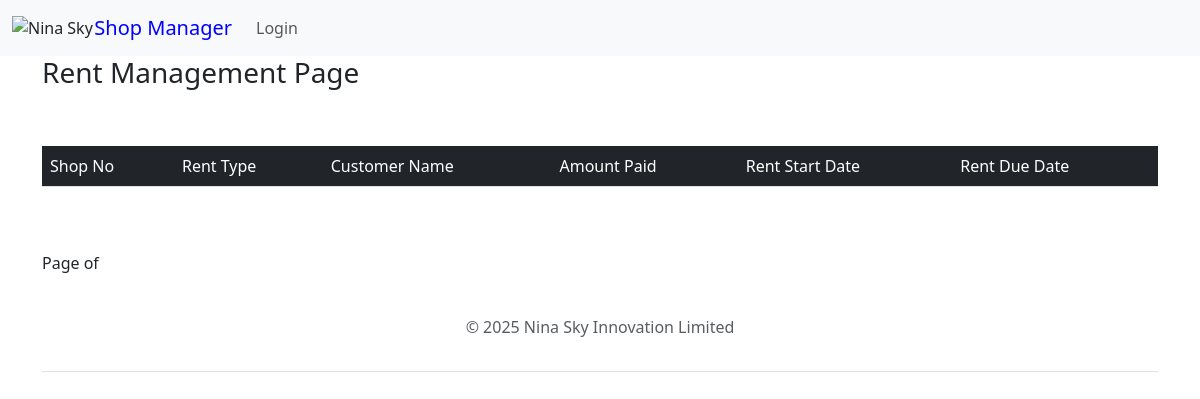
Before: /shop/rents/ with the older database file.
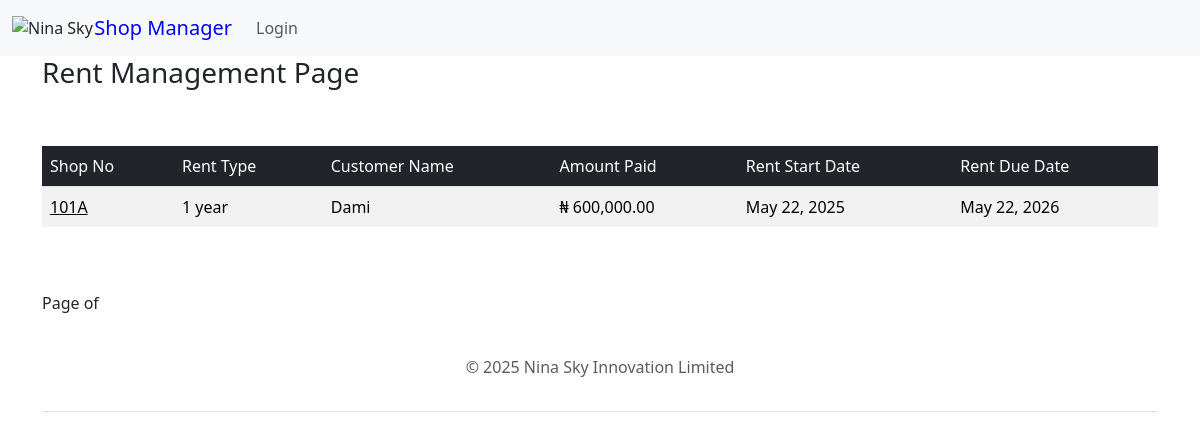
After: the same page with the newer database file.
### shop/models.py (models this page shows, shortened)
class Rent(models.Model):
    shop = models.ForeignKey(Shop, on_delete=models.CASCADE)
    customer = models.ForeignKey(Customer, on_delete=models.CASCADE)
    rent_type = models.CharField(max_length=20, choices=RENT_TYPE)
    amount_paid = models.DecimalField(max_digits=12, decimal_places=2)
    date_paid = models.DateTimeField()
    is_paid = models.BooleanField(default=False)
    is_expired = models.BooleanField(default=False)  # New field
    rent_start = models.DateField(default=timezone.now)
    date_due = models.DateField()
    assigned_by = models.ForeignKey(User, on_delete=models.CASCADE)

class Shop(models.Model):
    Type = [
        ('Platinum', 'Platinum'),
        ('Titanium', 'Titanium'),
        ('Diamond', 'Diamond'),
        ('Premium', 'Premium'),
        ('Gold', 'Gold'),
        ('Silver', 'Silver'),
    ]
    Floor = [
        ('G', 'Ground Floor'),
        ('1', 'First Floor'),
        ('2', 'Second Floor'),
    ]
    STATUS = [
        ('vacant', 'Vacant'),
        ('allocated', 'Allocated'),
    ]
    name = models.CharField(max_length=255)
    type = models.CharField(max_length=10, choices=Type)
    price = models.DecimalField(max_digits=10, decimal_places=2)
    shop_price = models.DecimalField(max_digits=10, decimal_places=2, blank=True, null=True)
    new_shop_price = models.DecimalField(max_digits=10, decimal_places=2, blank=True, null=True)
    caution_fee = models.DecimalField(max_digits=12, decimal_places=2, default=100000.00)
    no = models.CharField(max_length=5, validators=[MinLengthValidator(4)], unique=True)
    address = models.CharField(max_length=300)
    floor = models.CharField(max_length=20, choices=Floor)
    size = models.IntegerField()
    status = models.CharField(max_length=10, choices=STATUS, default='vacant')
    is_paid = models.BooleanField(default=False)
    is_approved = models.BooleanField(default=False)
    class Meta:
        ordering = ["no"]
    @property
    def shop_price(self):
        result = self.rent * Decimal('1.075')
        return result.quantize(Decimal('0.01'), rounding=ROUND_HALF_UP)

### customer/models.py (models this page shows, shortened)
class Customer(models.Model):
    NATURE = [
        ('Supermarket', 'Supermarket'),
        ('Bridal Wears', 'Bridal Wears'),
        ('Laundry', 'Laundry'),
        ('Pharmacy', 'Pharmacy'),
        ('Car Dealer', 'Car Dealer'),
        ('Courier/Dispatch', 'Courier/Dispatch'),
        ('Banking/Insurance', 'Banking/Insurance'),
        ('Barbing/Salon', 'Barbing/Salon'),
        ('Restaurant', 'Restaurant'),
        ('Legal Aid Services', 'Legal Aid Services'),
        ('Food and Drinks', 'Food and Drinks'),
        ('Makeup Artist', 'Makeup Artist'),
        ('Building', 'Building'),
        ('Tailoring', 'Tailoring'),
        ('Studio', 'Studio'),
        ('Beauty Salon', 'Beauty Salon'),
        ('Bakery', 'Bakery'),
        ('Wine Seller', 'Wine Seller'),
        ('Logistics', 'Logistics'),
        ('Clothing', 'Clothing'),
        ('Fabrics', 'Fabrics'),
        ('Oriflame Dealer', 'Oriflame Dealer'),
        ('Fruit Seller', 'Fruit Seller'),
        ('Communication', 'Communication'),
        ('Business Centre', 'Business Centre'),
        ('Bank', 'Bank'),
        ('Tv Repair', 'Tv Repair'),
        ('Hair Business', 'Hair Business'),
        ('Consultancy', 'Consultancy'),
        ('Skin Beauty Store', 'Skin Beauty Store'),
        ('Dispatch Office', 'Dispatch Office'),
        ('Atm Customization', 'Atm Customization'),
        ('Loan Business', 'Loan Business'),
        ('Children Wears', 'Children Wears'),
        ('Electrical/Electronics Store', 'Electrical/Electronics Store'),
        ('Home Wears Store', 'Home Wears Store'),
        ('Travel Agency', 'Travel Agency'),
        ('Photo Studio', 'Photo Studio'),
        ('Real Estate', 'Real Estate'),
        ('Law Firm', 'Law Firm'),
        ('Graphic Design and Branding', 'Graphic Design and Branding'),
        ('Perfumery', 'Perfumery'),
        ('NGO', 'NGO'),
        ('Branding Business', 'Branding Business'),
        ('Pastries & Cake', 'Pastries & Cakes'),
        ('Mtn Service Provider Business', 'Mtn Service Provider Business'),
        ('Cyber Cafe', 'Cyber Cafe'),
        ('Wood Floor Trader', 'Wood Floor Trader'),
        ("Others", "Others")
    ]
    STATUS = [
        ('new', 'New'),
        ('renewal', 'Renewal'),
        ('exited', 'Exited'),
    ]
    REVIWED_CHOICES = [
        ('Is Reviewed', 'Is Reviewed'),
        ('Not Reviewed', 'Not Reviewed')
    ]
    STATES = [
    ("Abia", "Abia"),
    ("Abuja", "Abuja"),
    ("Adamawa", "Adamawa"),
    ("Akwa Ibom", "Akwa Ibom"),
    ("Anambra", "Anambra"),
    ("Bauchi", "Bauchi"),
    ("Bayelsa", "Bayelsa"),
    ("Benue", "Benue"),
    ("Borno", "Borno"),
    ("Cross River", "Cross River"),
    ("Delta", "Delta"),
    ("Ebonyi", "Ebonyi"),
    ("Edo", "Edo"),
    ("Ekiti", "Ekiti"),
    ("Enugu", "Enugu"),
    ("Gombe", "Gombe"),
    ("Imo", "Imo"),
    ("Jigawa", "Jigawa"),
    ("Jos", "Jos"),
    ("Kaduna", "Kaduna"),
    ("Kano", "Kano"),
    ("Katsina", "Katsina"),
    ("Kebbi", "Kebbi"),
    ("Kogi", "Kogi"),
    ("Kwara", "Kwara"),
    ("Lagos", "Lagos"),
    ("Nasarawa", "Nasarawa"),
    ("Niger", "Niger"),
    ("Ogun", "Ogun"),
    ("Ondo", "Ondo"),
    ("Osun", "Osun"),
    ("Oyo", "Oyo"),
    ("Plateau", "Plateau"),
    ("Rivers", "Rivers"),
    ("Sokoto", "Sokoto"),
    ("Taraba", "Taraba"),
    ("Yobe", "Yobe"),
    ("Zamfara", "Zamfara"),
    ("Others", "Others")
]
    TITLE_CHOICES = [
        ("Mr", "Mr"),
        ("Mrs", "Mrs"),
        ('Miss', 'Miss'),
        ("Engr.", "Engr."),
        ("Dr.", "Dr."),
        ("Miss", "Miss"),
    ]
    no = models.CharField(max_length=5, unique=True)
    title = models.CharField(max_length=10, choices=TITLE_CHOICES, default="Mr")
    name = models.CharField(max_length=100)
    business = models.CharField(max_length=225)
    email = models.EmailField()
    phone = models.CharField(max_length=11)
    dob = models.DateField(default=None)
    address = models.CharField(max_length=225)
    state = models.CharField(max_length=225, choices=STATES)
    other_state = models.CharField(max_length=255, blank=True, null=True)
    occupation = models.CharField(max_length=50)
    nature = models.CharField(max_length=255, choices=NATURE, default="")
    status = models.CharField(max_length=10, choices=STATUS, default='')
    is_reviewed = models.BooleanField(default=True)
    date = models.DateField()
    outstanding_balance = models.IntegerField(blank=True, null=True)
    data_entry_officer_note = models.TextField(max_length=1000, blank=True, null=True)
    review_officer_note = models.TextField(max_length=1000, blank=True, null=True)
    approval_officer_note = models.TextField(max_length=1000, blank=True, null=True)
    approval =models.BooleanField(default=False)
    exitdate = models.DateField(blank=True, null=True)
    nextdue = models.DateField(blank=True, null=True)
    created_at = models.DateTimeField(auto_now_add=True)
    updated_at = models.DateTimeField(auto_now=True)
    class Meta:
          ordering = ["no"]

### shop/views.py (the view)
# urls.py: path("shop/rents/", views.list_rents, name="list-shop-rents"),
def list_rents(request):
    rents = Rent.objects.all()
    context = {"rents": rents}
    return render(request, "rent/list_rents.html", context)

### templates/rent/list_rents.html (shortened to what this page needs)
{% extends 'base.html' %} {% block title %} Rents | Nina Sky Innovation Limited {% endblock %}
{% block content %}
<div class="container ml-3 mr-3">
    <div class ="row">
      <div class="col-md-9">
          <h3>Rent Management Page</h3>
      </div>
      <div class="col-md-3">
      </div>
    </div>
    <br><br>
    <div class ="row">
    <div class="col-md-12">
        <table class="table  table-hover  table-striped table-borderless">
          <thead class="table-dark border-bottom font-weight-bold">
              <tr>
                  <td>Shop No</td>
                  <td>Rent Type</td>
                  <td>Customer Name</td>
                  <td>Amount Paid</td>
                  <td>Rent Start Date</td>
                  <td>Rent Due Date</td>
              </tr>
          </thead>
        <tbody>
            {% for rent in rents %}
            <tr>
            <td><a style="color: black;" href="">{{rent.shop.no}}</a></td>
            <td>{{rent.rent_type}}</td>
            <td>{{rent.customer.name}}</td>
            <td>₦ {{ rent.amount_paid }}</td>
            <td>{{rent.rent_start}}</td>
            <td>{{rent.date_due}}</td>
            {% endfor %}
            </tbody>
            </table>
            <br/></br>
            Page {{ shops.number }} of {{ shops.pagintor.num_pages }}
        </div>
        </div>
      </div>
{% endblock content %}

### templates/base.html (shortened to what this page needs)
<!DOCTYPE html>
{% load static %}
<html lang="en">
<head>
    <link href="https://cdn.jsdelivr.net/npm/bootstrap@5.3.3/dist/css/bootstrap.min.css" rel="stylesheet">
    <link rel="stylesheet" type="text/css" href="{% static 'css/styles.css' %}">
    <link rel="stylesheet" href="https://cdnjs.cloudflare.com/ajax/libs/font-awesome/6.0.0-beta3/css/all.min.css">
  </head>
  </head>
<body>
  <header>
    <nav class="navbar navbar-expand-lg bg-body-tertiary">
        <div class="container-fluid">
          <img src="{% static 'images/logo-removebg-preview.png' %}" class="card-img-top mx-auto" style="width: 7%;"  alt="Nina Sky">
          <a class="navbar-brand" href="" style="color: blue">Shop Manager</a>
          <div class="collapse navbar-collapse " id="navbarNavAltMarkup">
            {% if user.is_authenticated %}
            <div class="navbar-nav me-auto">
              <a class="nav-item nav-link" href="{% url 'dashboard' %}">Dashboard</a>
              <a class="nav-item nav-link" href="{% url 'customer' %}">Customer</a>
              <a class="nav-item nav-link" href="{% url 'all-shops' %}">Shop</a>
              <a class="nav-item nav-link" href="{% url 'create-shop-rent' %}">Allocation</a>
            </div>
            <div class="navbar-nav">
              <form class="logout" action="{% url 'logout' %}" method="POST">
             {% csrf_token %}
             <button class="btn btn-danger" aria-label="User Logout" title="User Logout">Log Out</button>
              </form>
            </div>
            {% else %}
            <div class="navbar-nav">
              <a class="nav-item nav-link" href="{% url 'login' %}">Login</a>
             {% endif %}
            </div>
          </div>
        </div>
      </nav>
    </header>
    {% block content %}{% endblock %}
    <div class="container">
      <footer class="py-3 my-4">
        <p class="text-center text-body-secondary">© 2025 Nina Sky Innovation Limited</p>
        <ul class="nav justify-content-center border-bottom pb-3 mb-3">
      </footer>
    </div>
    <br/><br/>
</body>
</html>

Changed rows visible on the page:
added Rent: shop.no "101A", rent_type "1 year", customer.name "Dami", amount_paid "600,000.00", rent_start "May 22, 2025", date_due "May 22, 2026"
